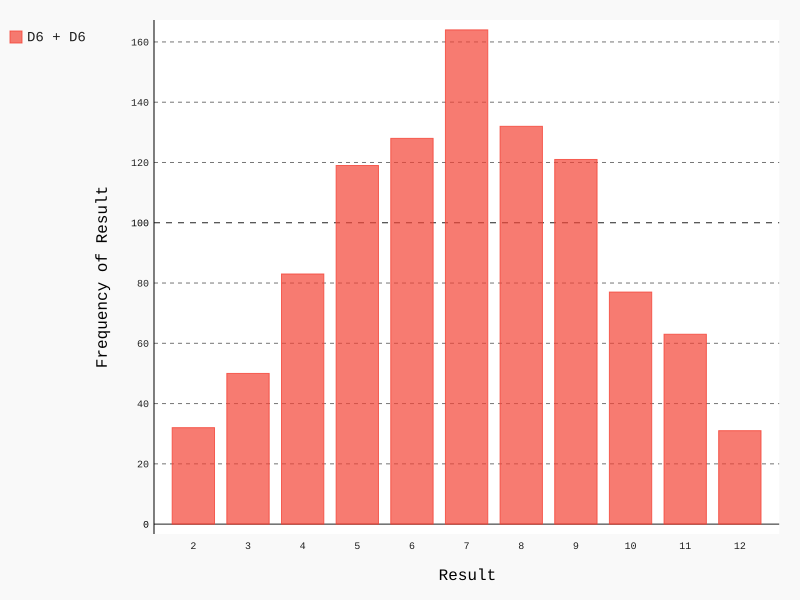

The script that drew this image:
import pygal
from die import Die
#create 2 D6 dice
die_1=Die()
die_2=Die()

#Make some rolls,and store results in a list
results=[]
for roll_num in range(1000):
    result=die_1.roll() + die_2.roll()
    results.append(result)

#Analyze the results
frequencies=[]
max_result=die_1.num_sides + die_2.num_sides
for value in range(2,max_result+1):
    frequency=results.count(value)
    frequencies.append(frequency)

#Visualize the results
hist=pygal.Bar()

hist_title="Results of rolling 2 D6 1000 times"
hist.x_labels=['2','3','4','5','6','7','8','9','10','11','12']
hist.x_title="Result"
hist.y_title="Frequency of Result"

hist.add('D6 + D6',frequencies)
hist.render_to_file('dice_visual.svg')

print(frequencies)
